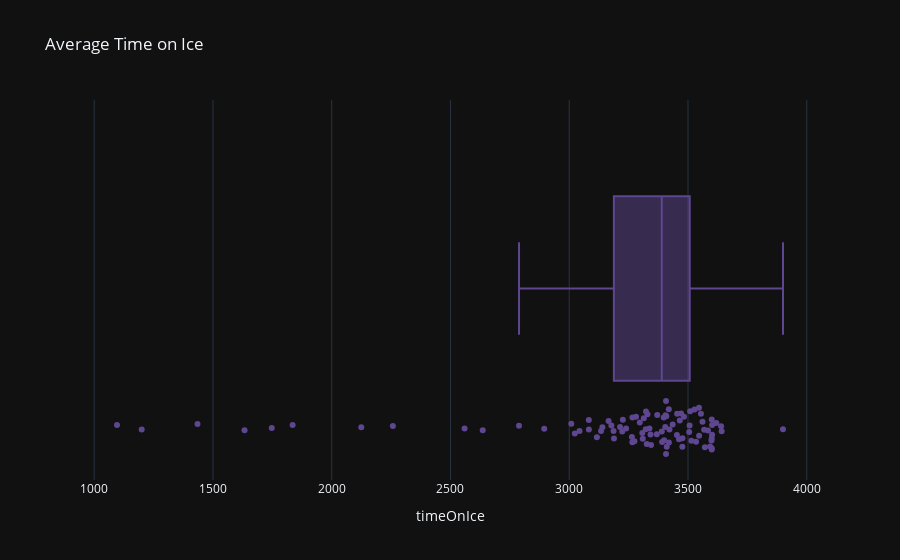

Notebook code for this chart:
### Code cell
px.box(dfPlayerStats, x='timeOnIce', title='Average Time on Ice', hover_data=['firstName', 'lastName'], points='all')

### Figure 1 — Plotly figure (JSON) as saved in the notebook; plotly's stock layout.template omitted (floating-point values rounded to 4 significant figures; data arrays with more than 128 entries replaced by an {"elided": "..."} marker saying what was removed)
{"data": [{"alignmentgroup": "True", "boxpoints": "all", "customdata": {"elided": "93x2 str values"}, "hovertemplate": "timeOnIce=%{x}<br>firstName=%{customdata[0]}<br>lastName=%{customdata[1]}<extra></extra>", "legendgroup": "", "marker": {"color": "rgb(95, 70, 144)"}, "name": "", "notched": false, "offsetgroup": "", "orientation": "h", "showlegend": false, "type": "box", "x": [3404.0, 3134, 3405.0, 3326.0, 3477.0, 3308.0, 3422.0, 3345.0, 3471.0, 3528.0, 3420.0, 3453.0, 3009.0, 3599.0, 3483, 3188.0, 3400.0, 3534.0, 3507.0, 3462.0, 3177.0, 1435, 3436.0, 3601.0, 3369.0, 3223.0, 3619.0, 3642.0, 3266.0, 3166.0, 3466.0, 3411.0, 3023.0, 3514.0, 3476.0, 3390.0, 2258.0, 3568.0, 3370.0, 3419.0, 3274.0, 2636.0, 3043.0, 3900, 3266.0, 3187.0, 3454.0, 3509.0, 3584.0, 2559.0, 3409.0, 3408.0, 3309.0, 3342.0, 3546.0, 3408.0, 3329.0, 3314.0, 3571, 3140.0, 3281.0, 3547.0, 3602.0, 3505.0, 2895.0, 3338.0, 3239.0, 1200, 2124.0, 3600, 2789.0, 3214.0, 3116.0, 3593, 3561, 3083.0, 3554.0, 3398.0, 3600, 3264.0, 3322.0, 3323.0, 3297.0, 3226.0, 1836.0, 3082.0, 3600, 3391.0, 1748.0, 1096, 3639.0, 3600, 1633], "x0": " ", "xaxis": "x", "y0": " ", "yaxis": "y"}], "layout": {"boxmode": "group", "legend": {"tracegroupgap": 0}, "title": {"text": "Average Time on Ice"}, "xaxis": {"anchor": "y", "domain": [0, 1], "title": {"text": "timeOnIce"}}, "yaxis": {"anchor": "x", "domain": [0, 1]}}}
